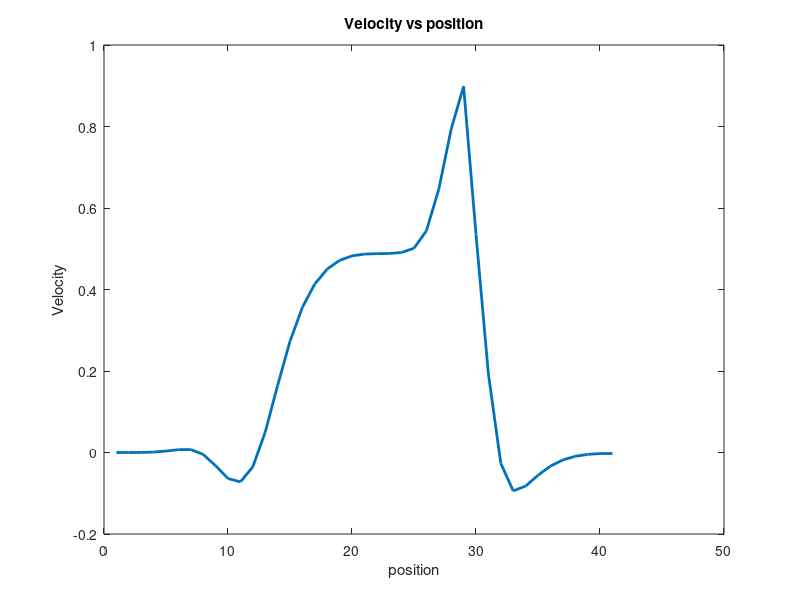

Write the MATLAB code that produced this figure.
%============================%
%Shock tube problem(BTP) using FVS method by Steger_Warming splitting

clear all;
g=0;
gamma  = 1.4;
x_min=0;
x_max=2;
N=41;
d_x=(x_max-x_min)/N;
for i =  1:N                  % Initialization at t(time)=0
    if i<=N/2
        rho(i) = 2.0;    %density
        P(i) = 2.0;      %pressure
        u(i) = 0.0;      %velocity
    else
        rho(i) = 1.0;
        P(i) = 1.0;
        u(i) = 0.0;
       
    end
end
 E = P/(gamma-1)+0.5*rho.*u.^2; %energy
 U2 = rho.*u;       
 U3 = rho.*E;
t=0;
t_end = 12;
dt  = 0.01; 
while t<t_end
        
        a = (gamma*P./rho).^0.5;   % speed of sound
     
        L1 = u - a;                 %first eigen value
        L2 = u;                     %second eigen value
        L3 = u + a;                 %third eigen value
        
        L1P = 0.5*(L1+abs(L1)); 
        L2P = 0.5*(L2+abs(L2));
        L3P = 0.5*(L3+abs(L3));
        L1N = 0.5*(L1-abs(L1));
        L2N = 0.5*(L2-abs(L2));
        L3N = 0.5*(L3-abs(L3));
        
        H = .5*u.^2+a.^2/(gamma-1);         % H = 
%         (energy+pressure)/density
       
        FP1 = rho*0.5/gamma.*(L1P+2*(gamma-1)*L2P+L3P);  %first element of flux matrix (positive)
        FP2 = rho.*0.5/gamma.*((u-a).*L1P+2*(gamma-1)*u.*L2P+(u+a).*L3P);    %Second element of flux matrix
        FP3 = rho.*0.5/gamma.*((H-u.*a).*L1P+(gamma-1)*u.^2.*L2P+(H+u.*a).*L3P); %third element of flux matrix
        
        FN1 = rho.*0.5/gamma.*(L1N+2*(gamma-1)*L2N+L3N);
        FN2 = rho.*0.5/gamma.*((u-a).*L1N+2*(gamma-1)*u.*L2N+(u+a).*L3N);
        FN3 = rho.*0.5/gamma.*((H-u.*a).*L1N+(gamma-1)*u.^2.*L2N+(H+u.*a).*L3N);
        
        for i = 1:N-1                     %intercell numerical flux
            Fhp1(i) = FP1(i)+FN1(i+1);
            Fhn1(i+1) = FP1(i)+FN1(i+1);
            Fhp2(i) = FP2(i)+FN2(i+1);
            Fhn2(i+1) = FP2(i)+FN2(i+1);
            Fhp3(i) = FP3(i)+FN3(i+1);
            Fhn3(i+1) = FP3(i)+FN3(i+1);
        end
  
       for i=2:N-1
        rhon(i) = rho(i)-dt*(Fhp1(i)-Fhn1(i));        % Density at t = t+dt
        U2(i) = rho(i).*u(i)-dt*(Fhp2(i)-Fhn2(i));    % U2 at t=t+dt       
        U3(i) = rho(i).*E(i)-dt*(Fhp3(i)-Fhn3(i));    % U3 at t = t+dt
       end
       
      % Boundary Conditions
       rhon(N) = rhon(N-1);
       U2(N) = U2(N-1);
       U3(N) = U3(N-1);
       rhon(1) = rhon(2);
       U2(1) = U2(2);
       U3(1) = U3(2);
       
       u = U2./rhon;                       % velocity at t+dt
       E  = U3./rhon;                      % energy at t+dt
       P = (gamma-1)*(E-0.5*rhon.*u.^2);   %pressure at t+dt
       
       rho = rhon; % new density       
       t = t+dt;          % time increment                    
end
% plot(1:N,P,'LineWidth',2)
%         title('Pressure vs position');
%         xlabel('position');
%         ylabel('Pressure');
%         grid on;
%         figure
% plot(1:N,rho,'LineWidth',2)
%         title('Density vs position');
%         xlabel('position');
%         ylabel('Density');
       
plot(1:N,u,'LineWidth',2)
        title('Velocity vs position');
        xlabel('position');
        ylabel('Velocity');